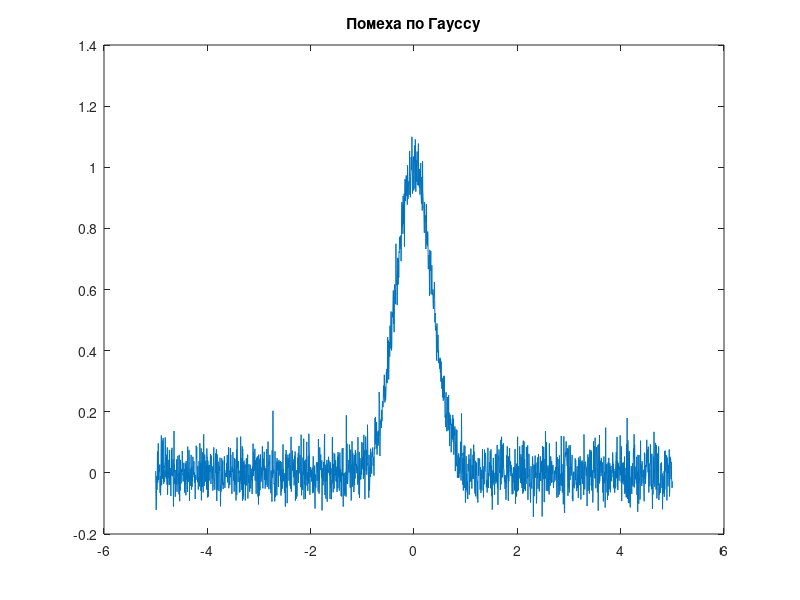
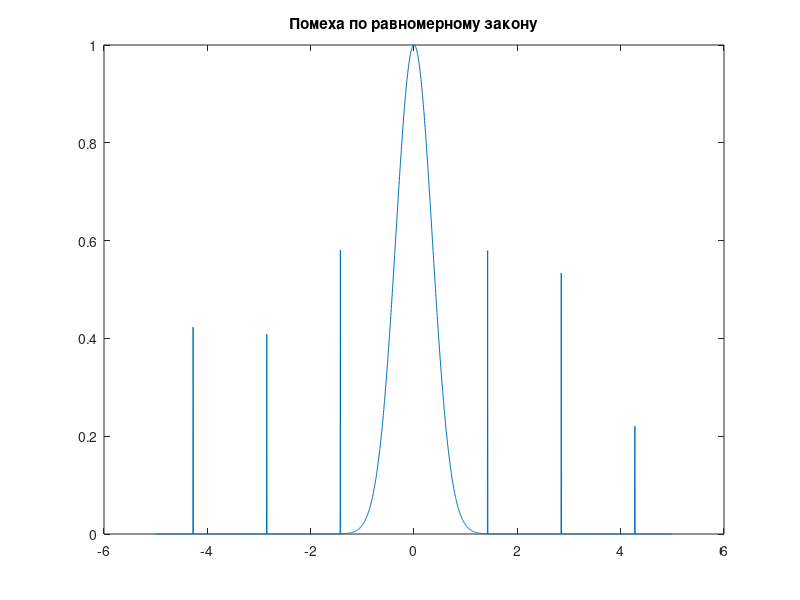
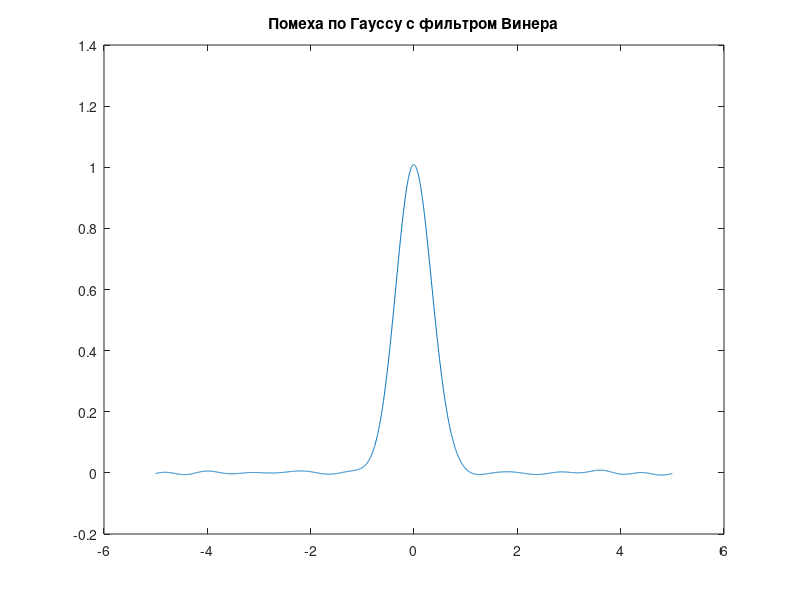
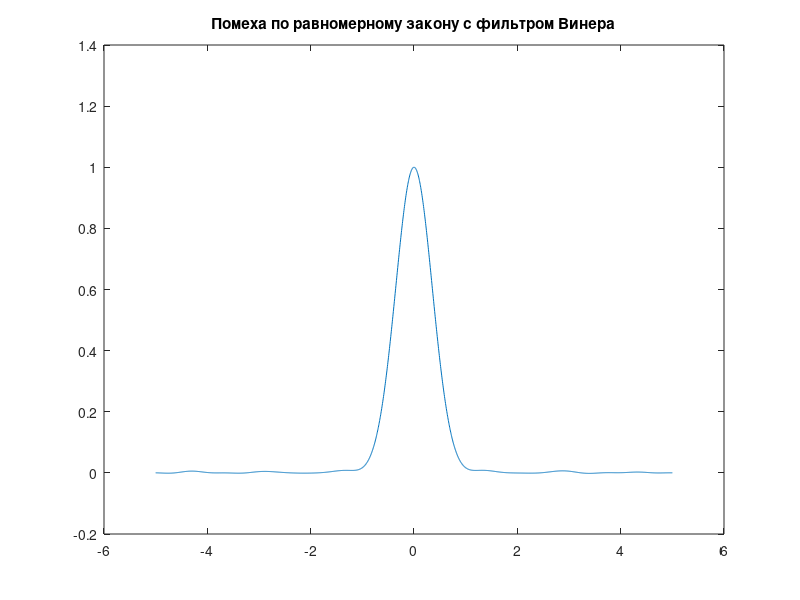

Write MATLAB code to recreate these figures, in order.
function lab_06
    mult = 5;
    step = 0.005;
    t = -mult:step:mult;
    
    A = 1.0;
    sigma = 0.5;
    x0 = gauspls(t, A, sigma);
    
    NA = 0;
    NS = 0.05;
    n1 = normrnd(NA, NS, [1 length(x0)]);
    x1 = x0 + n1;
    
    count = 7;
    M = 0.4;
    n2 = impnoise(length(x0), count, M);
    x2 = x0 + n2;
    
    y1 = wiener(fft(x1), fft(n1));
    y2 = wiener(fft(x2), fft(n2));

    figure(1)
    plot(t,x1);
    title('Помеха по Гауссу');

    figure(2)
    plot(t,x2);
    title('Помеха по равномерному закону');
    
    figure(3)
    plot(t, ifft(fft(x1).*y1));
    title('Помеха по Гауссу с фильтром Винера');
    
    figure(4)
    plot(t, ifft(fft(x2).*y2));
    title('Помеха по равномерному закону с фильтром Винера');

    function y = gauspls(x,A,s)
	    y = A * exp(-(x / s).^2);
    end

    function y = impnoise(size, N, mult)
        step = floor(size / N);
        y = zeros(1, size);
        for i = 1:floor(N / 2)
            y(round(size / 2) + i * step) = mult * (0.5 + rand);
            y(round(size / 2) - i * step) = mult * (0.5 + rand);
        end
    end

    function y = wiener(x,n)
        y = 1 - (n./x).^2;
    end
end